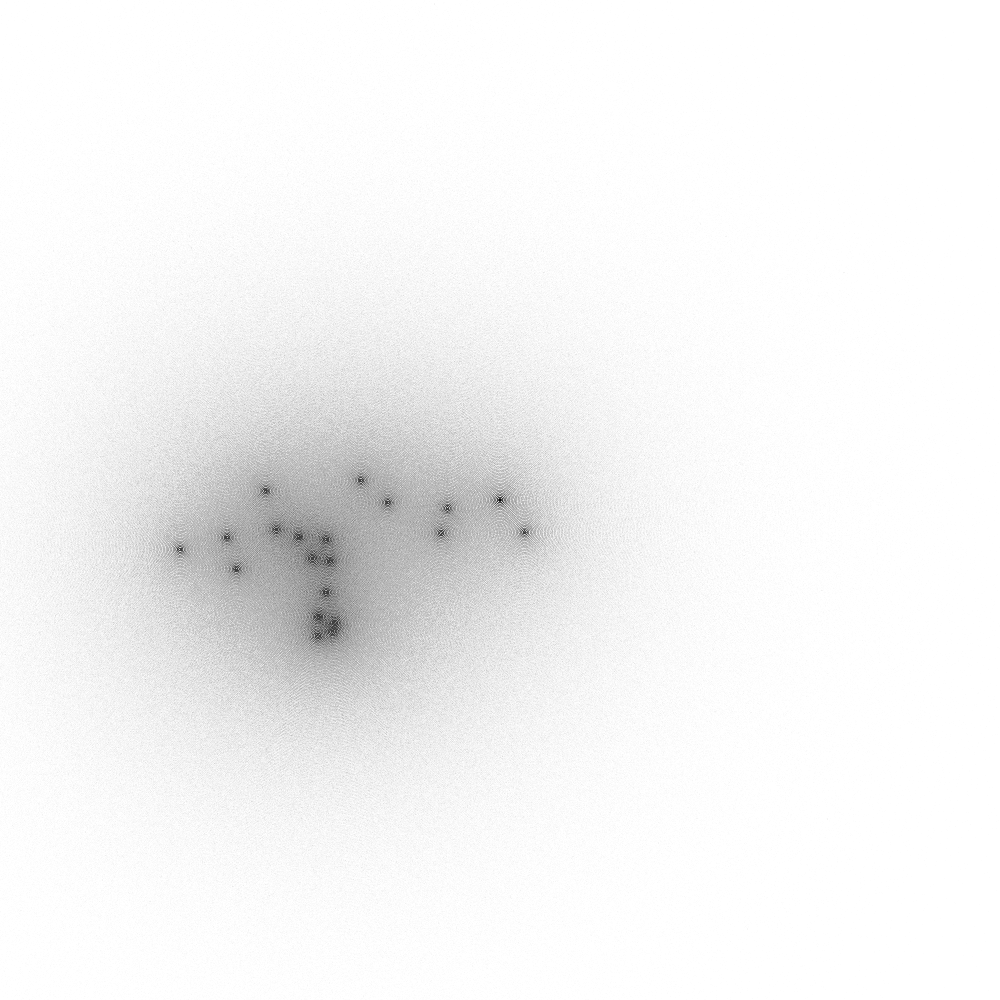
Frame 1 (no input)
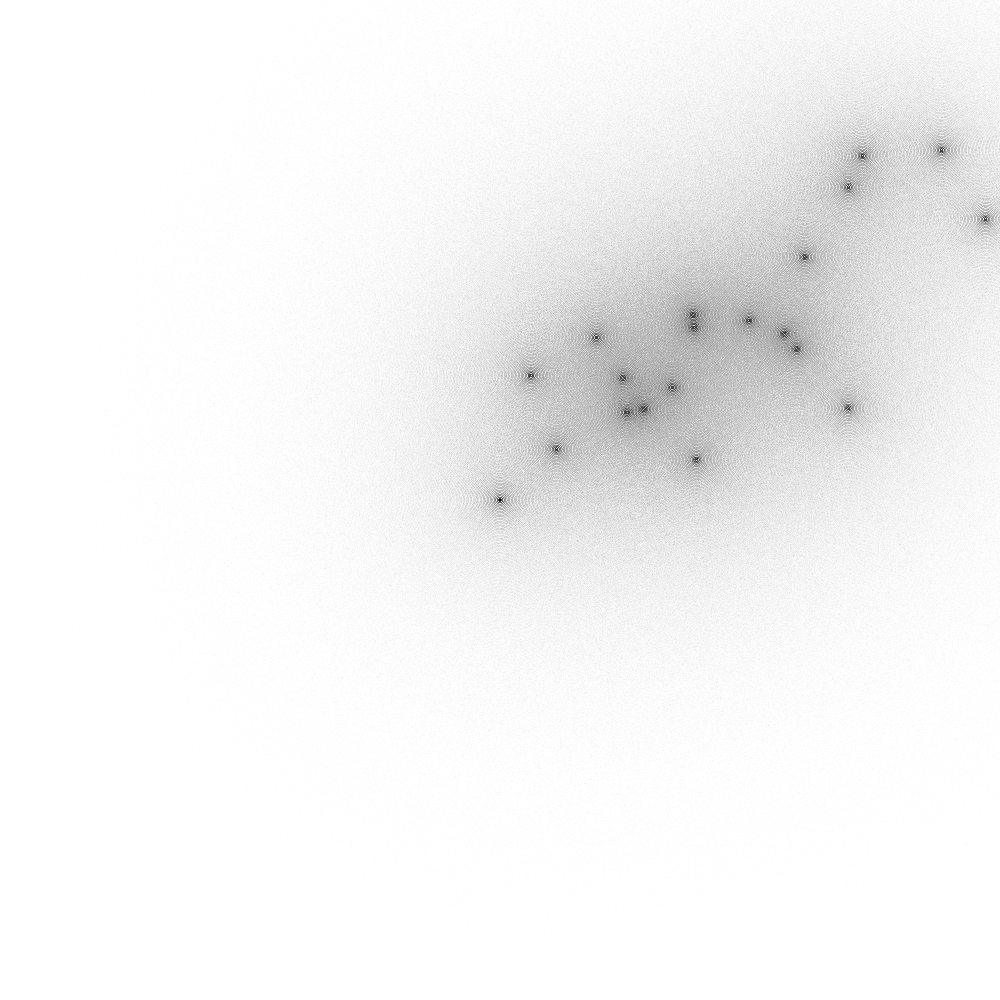
Frame 2 (the mouse pressed at the canvas centre, redrawn once)

The Processing sketch that drew these frames (run headless with seeded random() and noise(); the mouse was pressed at the canvas centre and the sketch redrawn once):

// Processing sketch: generative8
// ── generative8.pde
import java.util.UUID;

float[] distribution = new float[300000];

void setup() {
  size(1000, 1000);
  smooth(2);
  pixelDensity(displayDensity());
  strokeWeight(0.25);

  for (int i = 0; i < distribution.length; i++) {
    distribution[i] = int(randomGaussian() * 100);
  }
}

void draw() {
  background(255);
  
  translate(width/2, width/2);
  for (int i = 0; i < 20; i++) {
    for (int j = 0; j < distribution.length; j++) {
      rotate(TWO_PI/random(1,1000));
      stroke(0,0,0,random(50,80));
      float dist = abs(distribution[j]);
      point(dist,dist);
    }
    translate(random(-width/10,width/10),random(-height/10,height/10));
   
    for (int j = 0; j < distribution.length; j++) {
      distribution[j] = int(randomGaussian() * random(100,150));
    }
  }
  
  noLoop();
}

void mousePressed() {
  if (mouseButton == LEFT) {
    redraw();
  } 
}

void keyPressed () {
  if (key == RETURN || key == ENTER) {
    String uuid = UUID.randomUUID().toString();
    save(uuid + ".tif");
  }
}
